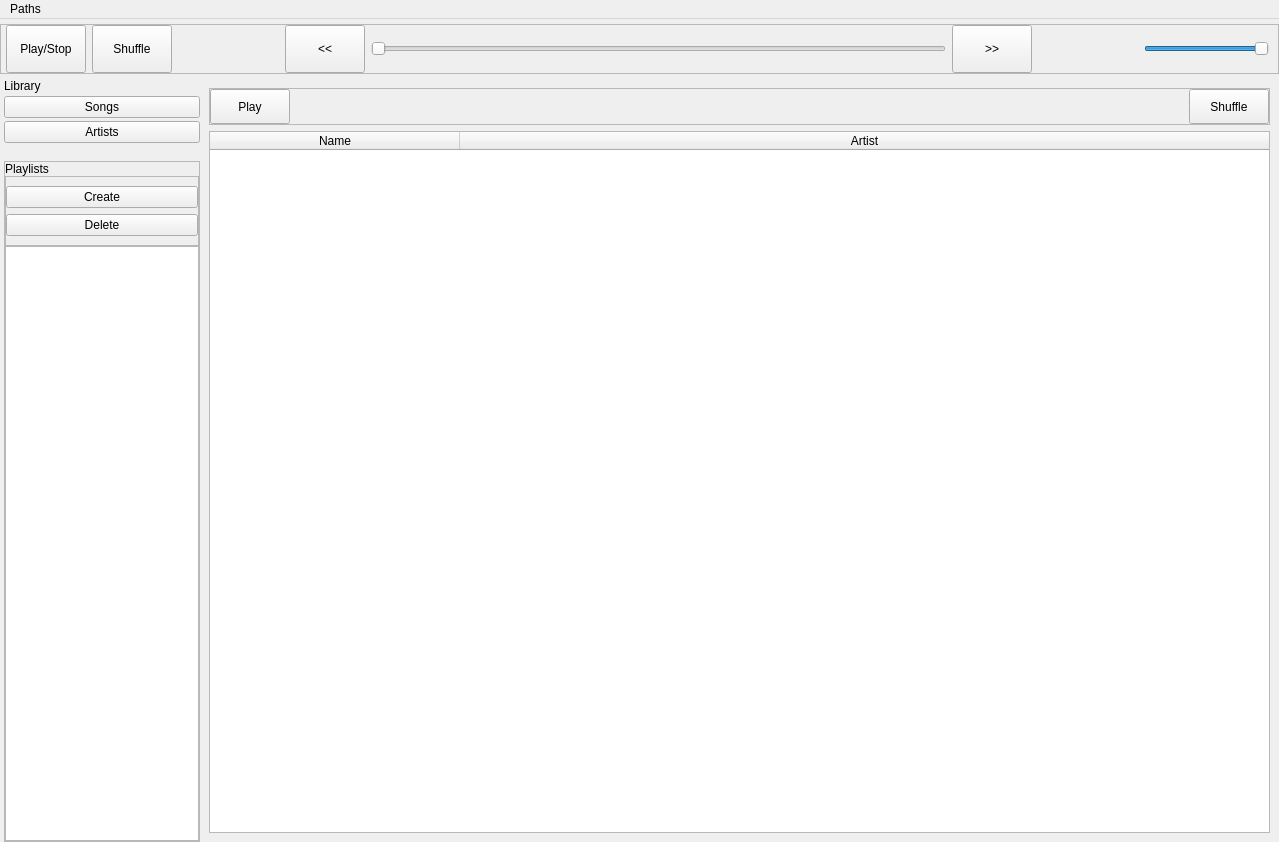
<?xml version="1.0" encoding="UTF-8"?>
<ui version="4.0">
 <class>MainWindow</class>
 <widget class="QMainWindow" name="MainWindow">
  <property name="geometry">
   <rect>
    <x>0</x>
    <y>0</y>
    <width>1279</width>
    <height>842</height>
   </rect>
  </property>
  <property name="windowTitle">
   <string>MainWindow</string>
  </property>
  <widget class="QWidget" name="centralwidget">
   <layout class="QVBoxLayout" name="verticalLayout">
    <property name="spacing">
     <number>0</number>
    </property>
    <property name="leftMargin">
     <number>0</number>
    </property>
    <property name="topMargin">
     <number>0</number>
    </property>
    <property name="rightMargin">
     <number>0</number>
    </property>
    <property name="bottomMargin">
     <number>0</number>
    </property>
    <item>
     <widget class="QFrame" name="top_frame">
      <property name="minimumSize">
       <size>
        <width>0</width>
        <height>60</height>
       </size>
      </property>
      <property name="maximumSize">
       <size>
        <width>16777215</width>
        <height>60</height>
       </size>
      </property>
      <property name="styleSheet">
       <string notr="true">
</string>
      </property>
      <property name="frameShape">
       <enum>QFrame::NoFrame</enum>
      </property>
      <property name="frameShadow">
       <enum>QFrame::Raised</enum>
      </property>
      <layout class="QHBoxLayout" name="horizontalLayout_9">
       <property name="leftMargin">
        <number>0</number>
       </property>
       <property name="topMargin">
        <number>0</number>
       </property>
       <property name="rightMargin">
        <number>0</number>
       </property>
       <property name="bottomMargin">
        <number>0</number>
       </property>
       <item>
        <widget class="QFrame" name="frame_4">
         <property name="sizePolicy">
          <sizepolicy hsizetype="Preferred" vsizetype="Fixed">
           <horstretch>0</horstretch>
           <verstretch>0</verstretch>
          </sizepolicy>
         </property>
         <property name="minimumSize">
          <size>
           <width>0</width>
           <height>50</height>
          </size>
         </property>
         <property name="maximumSize">
          <size>
           <width>16777215</width>
           <height>50</height>
          </size>
         </property>
         <property name="frameShape">
          <enum>QFrame::StyledPanel</enum>
         </property>
         <property name="frameShadow">
          <enum>QFrame::Raised</enum>
         </property>
         <layout class="QHBoxLayout" name="horizontalLayout_10">
          <property name="leftMargin">
           <number>5</number>
          </property>
          <property name="topMargin">
           <number>0</number>
          </property>
          <property name="rightMargin">
           <number>9</number>
          </property>
          <property name="bottomMargin">
           <number>0</number>
          </property>
          <item>
           <widget class="QPushButton" name="btn_play_stop">
            <property name="sizePolicy">
             <sizepolicy hsizetype="Minimum" vsizetype="MinimumExpanding">
              <horstretch>0</horstretch>
              <verstretch>0</verstretch>
             </sizepolicy>
            </property>
            <property name="text">
             <string>Play/Stop</string>
            </property>
           </widget>
          </item>
          <item>
           <widget class="QPushButton" name="btn_shuffle">
            <property name="sizePolicy">
             <sizepolicy hsizetype="Minimum" vsizetype="MinimumExpanding">
              <horstretch>0</horstretch>
              <verstretch>0</verstretch>
             </sizepolicy>
            </property>
            <property name="text">
             <string>Shuffle</string>
            </property>
           </widget>
          </item>
          <item>
           <spacer name="horizontalSpacer_5">
            <property name="orientation">
             <enum>Qt::Horizontal</enum>
            </property>
            <property name="sizeHint" stdset="0">
             <size>
              <width>40</width>
              <height>20</height>
             </size>
            </property>
           </spacer>
          </item>
          <item>
           <widget class="QPushButton" name="btn_prev_song">
            <property name="sizePolicy">
             <sizepolicy hsizetype="Minimum" vsizetype="MinimumExpanding">
              <horstretch>0</horstretch>
              <verstretch>0</verstretch>
             </sizepolicy>
            </property>
            <property name="text">
             <string>&lt;&lt;</string>
            </property>
           </widget>
          </item>
          <item>
           <widget class="QSlider" name="progress_bar_slider">
            <property name="minimumSize">
             <size>
              <width>575</width>
              <height>25</height>
             </size>
            </property>
            <property name="maximum">
             <number>100</number>
            </property>
            <property name="pageStep">
             <number>3</number>
            </property>
            <property name="value">
             <number>0</number>
            </property>
            <property name="sliderPosition">
             <number>0</number>
            </property>
            <property name="orientation">
             <enum>Qt::Horizontal</enum>
            </property>
           </widget>
          </item>
          <item>
           <widget class="QPushButton" name="btn_next_song">
            <property name="sizePolicy">
             <sizepolicy hsizetype="Minimum" vsizetype="MinimumExpanding">
              <horstretch>0</horstretch>
              <verstretch>0</verstretch>
             </sizepolicy>
            </property>
            <property name="text">
             <string>&gt;&gt;</string>
            </property>
           </widget>
          </item>
          <item>
           <spacer name="horizontalSpacer_4">
            <property name="orientation">
             <enum>Qt::Horizontal</enum>
            </property>
            <property name="sizeType">
             <enum>QSizePolicy::MinimumExpanding</enum>
            </property>
            <property name="sizeHint" stdset="0">
             <size>
              <width>40</width>
              <height>20</height>
             </size>
            </property>
           </spacer>
          </item>
          <item>
           <widget class="QSlider" name="sound_bar_slider">
            <property name="sizePolicy">
             <sizepolicy hsizetype="Minimum" vsizetype="Fixed">
              <horstretch>0</horstretch>
              <verstretch>0</verstretch>
             </sizepolicy>
            </property>
            <property name="minimumSize">
             <size>
              <width>125</width>
              <height>0</height>
             </size>
            </property>
            <property name="maximum">
             <number>100</number>
            </property>
            <property name="value">
             <number>100</number>
            </property>
            <property name="orientation">
             <enum>Qt::Horizontal</enum>
            </property>
           </widget>
          </item>
         </layout>
        </widget>
       </item>
      </layout>
     </widget>
    </item>
    <item>
     <widget class="QFrame" name="center_frame">
      <property name="styleSheet">
       <string notr="true"/>
      </property>
      <property name="frameShape">
       <enum>QFrame::NoFrame</enum>
      </property>
      <property name="frameShadow">
       <enum>QFrame::Raised</enum>
      </property>
      <layout class="QHBoxLayout" name="horizontalLayout">
       <property name="spacing">
        <number>0</number>
       </property>
       <property name="leftMargin">
        <number>0</number>
       </property>
       <property name="topMargin">
        <number>0</number>
       </property>
       <property name="rightMargin">
        <number>0</number>
       </property>
       <property name="bottomMargin">
        <number>0</number>
       </property>
       <item>
        <widget class="QFrame" name="left_menu_frame">
         <property name="minimumSize">
          <size>
           <width>200</width>
           <height>500</height>
          </size>
         </property>
         <property name="maximumSize">
          <size>
           <width>200</width>
           <height>16777215</height>
          </size>
         </property>
         <property name="frameShape">
          <enum>QFrame::NoFrame</enum>
         </property>
         <property name="frameShadow">
          <enum>QFrame::Raised</enum>
         </property>
         <layout class="QVBoxLayout" name="verticalLayout_4">
          <property name="spacing">
           <number>0</number>
          </property>
          <property name="leftMargin">
           <number>4</number>
          </property>
          <property name="topMargin">
           <number>0</number>
          </property>
          <property name="rightMargin">
           <number>0</number>
          </property>
          <property name="bottomMargin">
           <number>0</number>
          </property>
          <item>
           <widget class="QFrame" name="library_btns_frame">
            <property name="maximumSize">
             <size>
              <width>16777215</width>
              <height>80</height>
             </size>
            </property>
            <property name="frameShape">
             <enum>QFrame::NoFrame</enum>
            </property>
            <property name="frameShadow">
             <enum>QFrame::Raised</enum>
            </property>
            <layout class="QVBoxLayout" name="verticalLayout_2">
             <property name="spacing">
              <number>3</number>
             </property>
             <property name="leftMargin">
              <number>0</number>
             </property>
             <property name="topMargin">
              <number>0</number>
             </property>
             <property name="rightMargin">
              <number>0</number>
             </property>
             <property name="bottomMargin">
              <number>0</number>
             </property>
             <item>
              <widget class="QLabel" name="label">
               <property name="text">
                <string>Library</string>
               </property>
               <property name="textFormat">
                <enum>Qt::AutoText</enum>
               </property>
               <property name="scaledContents">
                <bool>true</bool>
               </property>
               <property name="alignment">
                <set>Qt::AlignLeading|Qt::AlignLeft|Qt::AlignVCenter</set>
               </property>
               <property name="margin">
                <number>5</number>
               </property>
              </widget>
             </item>
             <item>
              <widget class="QPushButton" name="btn_songs">
               <property name="text">
                <string>Songs</string>
               </property>
              </widget>
             </item>
             <item>
              <widget class="QPushButton" name="btn_artists">
               <property name="text">
                <string>Artists</string>
               </property>
              </widget>
             </item>
            </layout>
           </widget>
          </item>
          <item>
           <spacer name="verticalSpacer">
            <property name="orientation">
             <enum>Qt::Vertical</enum>
            </property>
            <property name="sizeType">
             <enum>QSizePolicy::Fixed</enum>
            </property>
            <property name="sizeHint" stdset="0">
             <size>
              <width>20</width>
              <height>18</height>
             </size>
            </property>
           </spacer>
          </item>
          <item>
           <widget class="QFrame" name="playlist_btns_frame">
            <property name="frameShape">
             <enum>QFrame::StyledPanel</enum>
            </property>
            <property name="frameShadow">
             <enum>QFrame::Raised</enum>
            </property>
            <layout class="QVBoxLayout" name="verticalLayout_11">
             <property name="spacing">
              <number>0</number>
             </property>
             <property name="leftMargin">
              <number>0</number>
             </property>
             <property name="topMargin">
              <number>0</number>
             </property>
             <property name="rightMargin">
              <number>0</number>
             </property>
             <property name="bottomMargin">
              <number>0</number>
             </property>
             <item>
              <widget class="QLabel" name="label_2">
               <property name="sizePolicy">
                <sizepolicy hsizetype="Preferred" vsizetype="Fixed">
                 <horstretch>0</horstretch>
                 <verstretch>0</verstretch>
                </sizepolicy>
               </property>
               <property name="maximumSize">
                <size>
                 <width>16777215</width>
                 <height>25</height>
                </size>
               </property>
               <property name="text">
                <string>Playlists</string>
               </property>
               <property name="textFormat">
                <enum>Qt::AutoText</enum>
               </property>
               <property name="scaledContents">
                <bool>true</bool>
               </property>
               <property name="alignment">
                <set>Qt::AlignLeading|Qt::AlignLeft|Qt::AlignVCenter</set>
               </property>
               <property name="margin">
                <number>5</number>
               </property>
              </widget>
             </item>
             <item>
              <widget class="QFrame" name="frame">
               <property name="sizePolicy">
                <sizepolicy hsizetype="Preferred" vsizetype="Minimum">
                 <horstretch>0</horstretch>
                 <verstretch>0</verstretch>
                </sizepolicy>
               </property>
               <property name="minimumSize">
                <size>
                 <width>0</width>
                 <height>70</height>
                </size>
               </property>
               <property name="maximumSize">
                <size>
                 <width>16777215</width>
                 <height>100</height>
                </size>
               </property>
               <property name="frameShape">
                <enum>QFrame::StyledPanel</enum>
               </property>
               <property name="frameShadow">
                <enum>QFrame::Raised</enum>
               </property>
               <layout class="QVBoxLayout" name="verticalLayout_12">
                <property name="spacing">
                 <number>0</number>
                </property>
                <property name="leftMargin">
                 <number>0</number>
                </property>
                <property name="topMargin">
                 <number>3</number>
                </property>
                <property name="rightMargin">
                 <number>0</number>
                </property>
                <property name="bottomMargin">
                 <number>3</number>
                </property>
                <item>
                 <widget class="QPushButton" name="btn_playlist_create">
                  <property name="text">
                   <string>Create</string>
                  </property>
                 </widget>
                </item>
                <item>
                 <widget class="QPushButton" name="btn_delete">
                  <property name="minimumSize">
                   <size>
                    <width>0</width>
                    <height>0</height>
                   </size>
                  </property>
                  <property name="maximumSize">
                   <size>
                    <width>16777215</width>
                    <height>16777215</height>
                   </size>
                  </property>
                  <property name="text">
                   <string>Delete</string>
                  </property>
                 </widget>
                </item>
               </layout>
              </widget>
             </item>
             <item>
              <widget class="QListWidget" name="playlists_list">
               <property name="editTriggers">
                <set>QAbstractItemView::NoEditTriggers</set>
               </property>
               <property name="selectionMode">
                <enum>QAbstractItemView::SingleSelection</enum>
               </property>
               <property name="verticalScrollMode">
                <enum>QAbstractItemView::ScrollPerPixel</enum>
               </property>
               <property name="horizontalScrollMode">
                <enum>QAbstractItemView::ScrollPerPixel</enum>
               </property>
              </widget>
             </item>
            </layout>
           </widget>
          </item>
         </layout>
         <zorder>library_btns_frame</zorder>
         <zorder>verticalSpacer</zorder>
         <zorder>playlist_btns_frame</zorder>
        </widget>
       </item>
       <item>
        <widget class="QStackedWidget" name="Content_pages">
         <property name="currentIndex">
          <number>1</number>
         </property>
         <widget class="QWidget" name="page_playlist_model">
          <layout class="QVBoxLayout" name="verticalLayout_7">
           <property name="spacing">
            <number>0</number>
           </property>
           <item>
            <widget class="QFrame" name="playlist_model_info_frame">
             <property name="minimumSize">
              <size>
               <width>0</width>
               <height>60</height>
              </size>
             </property>
             <property name="maximumSize">
              <size>
               <width>16777215</width>
               <height>64</height>
              </size>
             </property>
             <property name="frameShape">
              <enum>QFrame::StyledPanel</enum>
             </property>
             <property name="frameShadow">
              <enum>QFrame::Raised</enum>
             </property>
             <layout class="QHBoxLayout" name="horizontalLayout_2">
              <property name="spacing">
               <number>0</number>
              </property>
              <property name="leftMargin">
               <number>0</number>
              </property>
              <property name="topMargin">
               <number>0</number>
              </property>
              <property name="rightMargin">
               <number>0</number>
              </property>
              <property name="bottomMargin">
               <number>0</number>
              </property>
              <item>
               <widget class="QLabel" name="playlist_name_lable">
                <property name="text">
                 <string>TextLabel</string>
                </property>
                <property name="scaledContents">
                 <bool>true</bool>
                </property>
               </widget>
              </item>
              <item>
               <widget class="QFrame" name="playlist_info_time_frame">
                <property name="maximumSize">
                 <size>
                  <width>200</width>
                  <height>16777215</height>
                 </size>
                </property>
                <property name="frameShape">
                 <enum>QFrame::NoFrame</enum>
                </property>
                <property name="frameShadow">
                 <enum>QFrame::Raised</enum>
                </property>
                <layout class="QGridLayout" name="gridLayout">
                 <property name="leftMargin">
                  <number>0</number>
                 </property>
                 <property name="topMargin">
                  <number>0</number>
                 </property>
                 <property name="rightMargin">
                  <number>0</number>
                 </property>
                 <property name="bottomMargin">
                  <number>0</number>
                 </property>
                 <property name="spacing">
                  <number>0</number>
                 </property>
                 <item row="0" column="0">
                  <widget class="QLabel" name="songscount_lable">
                   <property name="text">
                    <string>Songs count:</string>
                   </property>
                  </widget>
                 </item>
                 <item row="0" column="1">
                  <widget class="QLabel" name="songscount_lableChange">
                   <property name="text">
                    <string/>
                   </property>
                  </widget>
                 </item>
                </layout>
               </widget>
              </item>
             </layout>
            </widget>
           </item>
           <item>
            <widget class="QFrame" name="playlist_model_content_frame">
             <property name="frameShape">
              <enum>QFrame::NoFrame</enum>
             </property>
             <property name="frameShadow">
              <enum>QFrame::Raised</enum>
             </property>
             <layout class="QVBoxLayout" name="verticalLayout_8">
              <property name="spacing">
               <number>0</number>
              </property>
              <property name="leftMargin">
               <number>0</number>
              </property>
              <property name="topMargin">
               <number>0</number>
              </property>
              <property name="rightMargin">
               <number>0</number>
              </property>
              <item>
               <widget class="QFrame" name="playlist_model_buttons_frame">
                <property name="minimumSize">
                 <size>
                  <width>0</width>
                  <height>25</height>
                 </size>
                </property>
                <property name="maximumSize">
                 <size>
                  <width>16777215</width>
                  <height>45</height>
                 </size>
                </property>
                <property name="frameShape">
                 <enum>QFrame::NoFrame</enum>
                </property>
                <property name="frameShadow">
                 <enum>QFrame::Raised</enum>
                </property>
                <layout class="QHBoxLayout" name="horizontalLayout_3">
                 <property name="spacing">
                  <number>0</number>
                 </property>
                 <property name="leftMargin">
                  <number>0</number>
                 </property>
                 <property name="topMargin">
                  <number>0</number>
                 </property>
                 <property name="rightMargin">
                  <number>0</number>
                 </property>
                 <property name="bottomMargin">
                  <number>0</number>
                 </property>
                 <item>
                  <widget class="QPushButton" name="btn_playlist_play">
                   <property name="minimumSize">
                    <size>
                     <width>100</width>
                     <height>40</height>
                    </size>
                   </property>
                   <property name="text">
                    <string>Play</string>
                   </property>
                  </widget>
                 </item>
                 <item>
                  <spacer name="horizontalSpacer_3">
                   <property name="orientation">
                    <enum>Qt::Horizontal</enum>
                   </property>
                   <property name="sizeType">
                    <enum>QSizePolicy::MinimumExpanding</enum>
                   </property>
                   <property name="sizeHint" stdset="0">
                    <size>
                     <width>350</width>
                     <height>20</height>
                    </size>
                   </property>
                  </spacer>
                 </item>
                 <item>
                  <widget class="QPushButton" name="btn_playlist_shuffle">
                   <property name="minimumSize">
                    <size>
                     <width>100</width>
                     <height>40</height>
                    </size>
                   </property>
                   <property name="text">
                    <string>Shuffle</string>
                   </property>
                  </widget>
                 </item>
                </layout>
               </widget>
              </item>
              <item>
               <widget class="QFrame" name="playlist_model_songlist_frame">
                <property name="frameShape">
                 <enum>QFrame::NoFrame</enum>
                </property>
                <property name="frameShadow">
                 <enum>QFrame::Raised</enum>
                </property>
                <layout class="QHBoxLayout" name="horizontalLayout_4">
                 <property name="spacing">
                  <number>0</number>
                 </property>
                 <property name="leftMargin">
                  <number>0</number>
                 </property>
                 <property name="topMargin">
                  <number>0</number>
                 </property>
                 <property name="rightMargin">
                  <number>0</number>
                 </property>
                 <property name="bottomMargin">
                  <number>0</number>
                 </property>
                 <item>
                  <widget class="QTableWidget" name="Songlist_table">
                   <column>
                    <property name="text">
                     <string>Name</string>
                    </property>
                   </column>
                   <column>
                    <property name="text">
                     <string>Artist</string>
                    </property>
                   </column>
                  </widget>
                 </item>
                </layout>
               </widget>
              </item>
             </layout>
            </widget>
           </item>
          </layout>
         </widget>
         <widget class="QWidget" name="page_songs">
          <layout class="QVBoxLayout" name="verticalLayout_6">
           <item>
            <widget class="QFrame" name="frame_3">
             <property name="frameShape">
              <enum>QFrame::StyledPanel</enum>
             </property>
             <property name="frameShadow">
              <enum>QFrame::Raised</enum>
             </property>
             <layout class="QHBoxLayout" name="horizontalLayout_8">
              <property name="spacing">
               <number>0</number>
              </property>
              <property name="leftMargin">
               <number>0</number>
              </property>
              <property name="topMargin">
               <number>0</number>
              </property>
              <property name="rightMargin">
               <number>0</number>
              </property>
              <property name="bottomMargin">
               <number>0</number>
              </property>
              <item>
               <widget class="QPushButton" name="btn_all_songs_play">
                <property name="minimumSize">
                 <size>
                  <width>0</width>
                  <height>35</height>
                 </size>
                </property>
                <property name="text">
                 <string>Play</string>
                </property>
               </widget>
              </item>
              <item>
               <spacer name="horizontalSpacer_2">
                <property name="orientation">
                 <enum>Qt::Horizontal</enum>
                </property>
                <property name="sizeHint" stdset="0">
                 <size>
                  <width>40</width>
                  <height>20</height>
                 </size>
                </property>
               </spacer>
              </item>
              <item>
               <widget class="QPushButton" name="btn_all_songs_shuffle">
                <property name="minimumSize">
                 <size>
                  <width>0</width>
                  <height>35</height>
                 </size>
                </property>
                <property name="text">
                 <string>Shuffle</string>
                </property>
               </widget>
              </item>
             </layout>
            </widget>
           </item>
           <item>
            <widget class="QTableWidget" name="all_songs_table">
             <property name="editTriggers">
              <set>QAbstractItemView::NoEditTriggers</set>
             </property>
             <property name="selectionMode">
              <enum>QAbstractItemView::SingleSelection</enum>
             </property>
             <property name="selectionBehavior">
              <enum>QAbstractItemView::SelectRows</enum>
             </property>
             <property name="showGrid">
              <bool>false</bool>
             </property>
             <property name="sortingEnabled">
              <bool>true</bool>
             </property>
             <attribute name="horizontalHeaderVisible">
              <bool>true</bool>
             </attribute>
             <attribute name="horizontalHeaderCascadingSectionResizes">
              <bool>true</bool>
             </attribute>
             <attribute name="horizontalHeaderDefaultSectionSize">
              <number>250</number>
             </attribute>
             <attribute name="horizontalHeaderStretchLastSection">
              <bool>true</bool>
             </attribute>
             <attribute name="verticalHeaderCascadingSectionResizes">
              <bool>false</bool>
             </attribute>
             <column>
              <property name="text">
               <string>Name</string>
              </property>
             </column>
             <column>
              <property name="text">
               <string>Artist</string>
              </property>
             </column>
            </widget>
           </item>
          </layout>
         </widget>
         <widget class="QWidget" name="page_artists">
          <layout class="QVBoxLayout" name="verticalLayout_9">
           <item>
            <widget class="QStackedWidget" name="ArtistsPages">
             <widget class="QWidget" name="AllArtists">
              <layout class="QVBoxLayout" name="verticalLayout_10">
               <item>
                <widget class="QFrame" name="Artists_top_frame">
                 <property name="maximumSize">
                  <size>
                   <width>16777215</width>
                   <height>50</height>
                  </size>
                 </property>
                 <property name="frameShape">
                  <enum>QFrame::StyledPanel</enum>
                 </property>
                 <property name="frameShadow">
                  <enum>QFrame::Raised</enum>
                 </property>
                 <layout class="QHBoxLayout" name="horizontalLayout_6">
                  <property name="spacing">
                   <number>0</number>
                  </property>
                  <property name="leftMargin">
                   <number>0</number>
                  </property>
                  <property name="topMargin">
                   <number>0</number>
                  </property>
                  <property name="rightMargin">
                   <number>0</number>
                  </property>
                  <property name="bottomMargin">
                   <number>0</number>
                  </property>
                  <item>
                   <widget class="QLineEdit" name="artist_search_line">
                    <property name="minimumSize">
                     <size>
                      <width>0</width>
                      <height>40</height>
                     </size>
                    </property>
                    <property name="font">
                     <font>
                      <pointsize>13</pointsize>
                     </font>
                    </property>
                    <property name="inputMask">
                     <string/>
                    </property>
                    <property name="text">
                     <string/>
                    </property>
                    <property name="maxLength">
                     <number>100</number>
                    </property>
                    <property name="alignment">
                     <set>Qt::AlignLeading|Qt::AlignLeft|Qt::AlignVCenter</set>
                    </property>
                    <property name="placeholderText">
                     <string>Name</string>
                    </property>
                   </widget>
                  </item>
                 </layout>
                </widget>
               </item>
               <item>
                <widget class="QListWidget" name="_artistsListWidget">
                 <property name="maximumSize">
                  <size>
                   <width>16777215</width>
                   <height>0</height>
                  </size>
                 </property>
                </widget>
               </item>
               <item>
                <widget class="QFrame" name="Artists_central_frame">
                 <property name="frameShape">
                  <enum>QFrame::StyledPanel</enum>
                 </property>
                 <property name="frameShadow">
                  <enum>QFrame::Raised</enum>
                 </property>
                 <layout class="QHBoxLayout" name="horizontalLayout_5">
                  <property name="spacing">
                   <number>0</number>
                  </property>
                  <property name="leftMargin">
                   <number>0</number>
                  </property>
                  <property name="topMargin">
                   <number>0</number>
                  </property>
                  <property name="rightMargin">
                   <number>0</number>
                  </property>
                  <property name="bottomMargin">
                   <number>0</number>
                  </property>
                  <item>
                   <widget class="QListWidget" name="artistsListWidget">
                    <property name="enabled">
                     <bool>true</bool>
                    </property>
                    <property name="sortingEnabled">
                     <bool>true</bool>
                    </property>
                   </widget>
                  </item>
                 </layout>
                </widget>
               </item>
              </layout>
             </widget>
            </widget>
           </item>
          </layout>
         </widget>
        </widget>
       </item>
      </layout>
     </widget>
    </item>
   </layout>
  </widget>
  <widget class="QMenuBar" name="menubar">
   <property name="geometry">
    <rect>
     <x>0</x>
     <y>0</y>
     <width>1279</width>
     <height>21</height>
    </rect>
   </property>
   <widget class="QMenu" name="menuPaths">
    <property name="title">
     <string>Paths</string>
    </property>
    <addaction name="actionEdit_paths"/>
   </widget>
   <addaction name="menuPaths"/>
  </widget>
  <action name="actionAdd_path">
   <property name="text">
    <string>Add path</string>
   </property>
  </action>
  <action name="actionEdit_paths">
   <property name="text">
    <string>Edit paths</string>
   </property>
  </action>
 </widget>
 <resources/>
 <connections/>
</ui>
